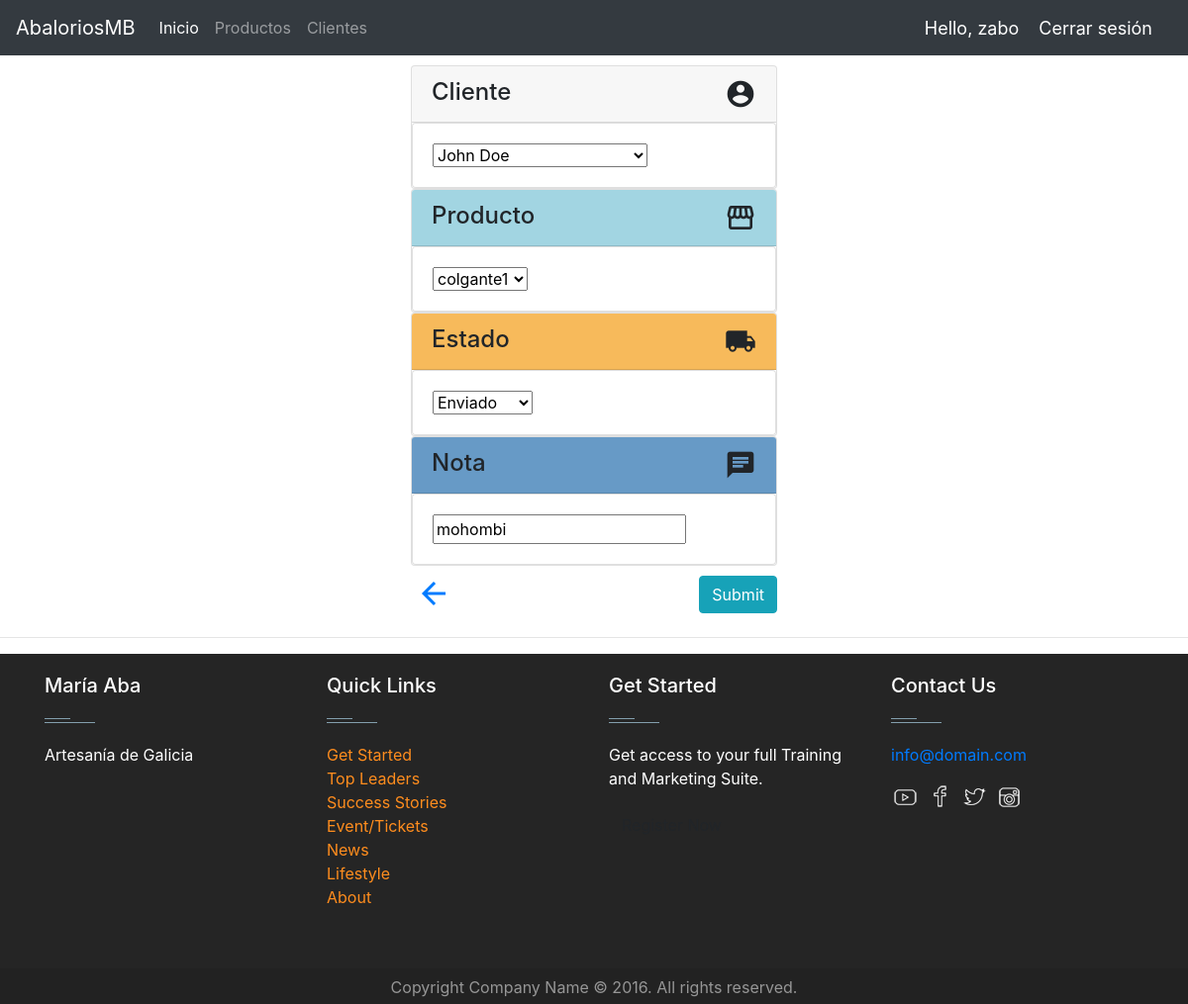
The app's page /update_order/19 (signed in) with its own data.
### jewels/models.py (models this page shows, shortened)
class Order(models.Model):
    STATUS = (
        ('Pendiente', 'Pendiente'),
        ('En camino', 'En camino'),
        ('Enviado', 'Enviado'),
    )
    customer = models.ForeignKey(Customer, null=True, on_delete=models.SET_NULL)
    product = models.ForeignKey(Product, null=True, on_delete=models.SET_NULL)
    date_created = models.DateTimeField(auto_now_add=True, null=True)
    status = models.CharField(max_length=200, null=True, choices=STATUS)
    note = models.CharField(max_length=1000, null=True)

### jewels/decorators.py (the view)
        def wrapper_func(request, *args, **kwargs):
            group = None
            if request.user.groups.exists():
                group = request.user.groups.all()[0].name
            if group in allowed_roles:
                return view_func(request, *args, **kwargs)
            else:
                return HttpResponse('You are not authorized to view this page')

### jewels/forms.py
class OrderForm(ModelForm):
    class Meta:
        model = Order
        fields = '__all__'

### jewels/models.py (called while the page is built)
    def __str__(self):
        return self.name

    def __str__(self):
        return self.name

### jewels/views.py (called while the page is built)
@login_required(login_url='login')
@allowed_users(allowed_roles=['admin'])
def updateOrder(request, pk):
    order = Order.objects.get(id=pk)
    form = OrderForm(instance=order)
    customer = Order.objects.get(id=pk).customer
    if request.method == 'POST':
        print("Printing POST: ", request.POST)
        form = OrderForm(request.POST, instance=order)
        if form.is_valid():
            form.save()
            return redirect('/customer/' + str(customer.id))
    context = {'form': form,
               'customer': customer,
               }
    return render(request, 'jewels/order_form.html', context)

### jewels/templates/jewels/order_form.html (shortened to what this page needs)
{% extends 'jewels/main.html' %}
{% load static %}
{% block content %}
    <div class="container-fluid align-content-center">
        <div class="row align-content-center">
            <div class="col-xl-4"></div>
            <div class="col-xl-4">
                <form action="" method="post" style="margin-top: 10px;">
                    <div class="card">
                        <h4 class="card-header cliente">Cliente <span
                                class="material-icons float-right"
                                style="font-size: 32px;">account_circle</span></h4>
                        <div class="card card-body">
                            <p class="card-text">{{ form.customer }}</p>
                        </div>
                    </div>
                    <div class="card">
                        <h4 class="card-header producto">Producto <span
                                class="material-icons float-right"
                                style="font-size: 32px;">storefront</span></h4>
                        <div class="card card-body">
                            <p class="card-text">{{ form.product }}</p>
                        </div>
                    </div>
                    <div class="card">
                        <h4 class="card-header estado">Estado <span
                                class="material-icons float-right"
                                style="font-size: 32px;">local_shipping</span></h4>
                        <div class="card card-body">
                            <p class="card-text">{{ form.status }}</p>
                        </div>
                    </div>
                    <div class="card">
                        <h4 class="card-header nota">Nota <span
                                class="material-icons float-right"
                                style="font-size: 32px;">chat</span></h4>
                        <div class="card card-body">
                            <p class="card-text">{{ form.note }}</p>
                        </div>
                    </div>
                    <a href="{% url 'customer' customer.id %}">
                                            <span class="material-icons"
                                                  style="margin-top: 10px; margin-bottom: 10px; margin-left: 5px; font-size: 36px">arrow_back</span>
                    </a>
                    <input class="btn btn-info" type="submit" name="Submit"
                           style="float: right; margin-top: 10px;">
                </form>
            </div>
            <div class="col-xl-4"></div>
        </div>
    </div>
{% endblock %}

### jewels/templates/jewels/navbar.html (shortened to what this page needs)
{% load static %}
<nav class="navbar navbar-expand-lg navbar-dark bg-dark">
  <a class="navbar-brand" href="{% url 'home' %}">AbaloriosMB</a>
  <div class="collapse navbar-collapse" id="navbarNav">
    <ul class="navbar-nav">
        {% if request.user.is_staff %}
              <li class="nav-item active">
                <a class="nav-link" href="{% url 'home' %}">Inicio</a>
              </li>
              <li class="nav-item">
                <a class="nav-link" href="{% url 'products' %}">Productos</a>
              </li>
              <li class="nav-item">
                  <a class="nav-link" href="{% url 'customers' %}">Clientes</a>
              </li>
        {% else %}
            <li class="nav-item">
                <a href="{% url 'account' %}" class="nav-link">Ajustes</a>
            </li>
        {% endif %}
    </ul>
  </div>
    <span class="hello-msg">Hello, {{ request.user }}</span>
    <span><a class="hello-msg" href="{% url 'logout' %}">Cerrar sesión</a></span>
</nav>

### static/css/main.css (style rules this page uses)
body { background-color: #ebeff5; }
.btn { background-color: #ff8d1e; color:#fff; }

### jewels/templates/jewels/navbar.html (style rules this page uses)
.hello-msg { font-size: 18px; color: white; margin-right: 20px; }

### jewels/templates/jewels/order_form.html (style rules this page uses)
.producto { background-color: #a2d5e2; }
.estado { background-color: #f7ba5b; }
.nota { background-color: #679ac6; }

### records on screen
Order: customer "John Doe", product "colgante1", status "Enviado", note "mohombi"

### other values on screen
{{ request.user }} "zabo"
